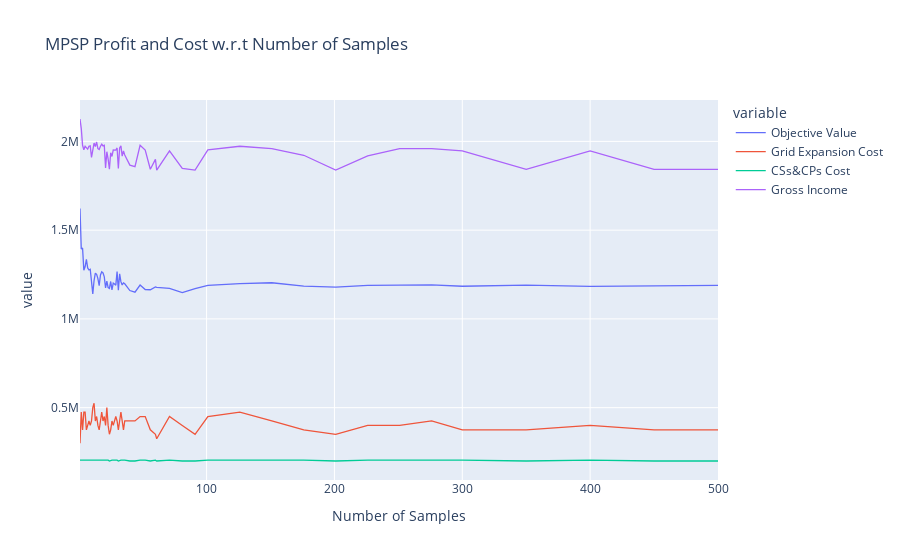

This figure's notebook cell:
### Code cell
import plotly.express as px

fig = px.line(
    conv_500_test_df, 
    x=conv_500_test_df.index, 
    y=["Objective Value", 
       'Grid Expansion Cost', 
       'CSs&CPs Cost', 
       'Gross Income'
      ],
#     labels={
#         "Expected Profit": "Objective Value",
#                  },
    title="MPSP Profit and Cost w.r.t Number of Samples"
)

fig.update_traces(line=dict(
#     color="Black", 
    width=1.3
))

fig.show()
fig.write_image("Profit_cost_num_samples.svg")
